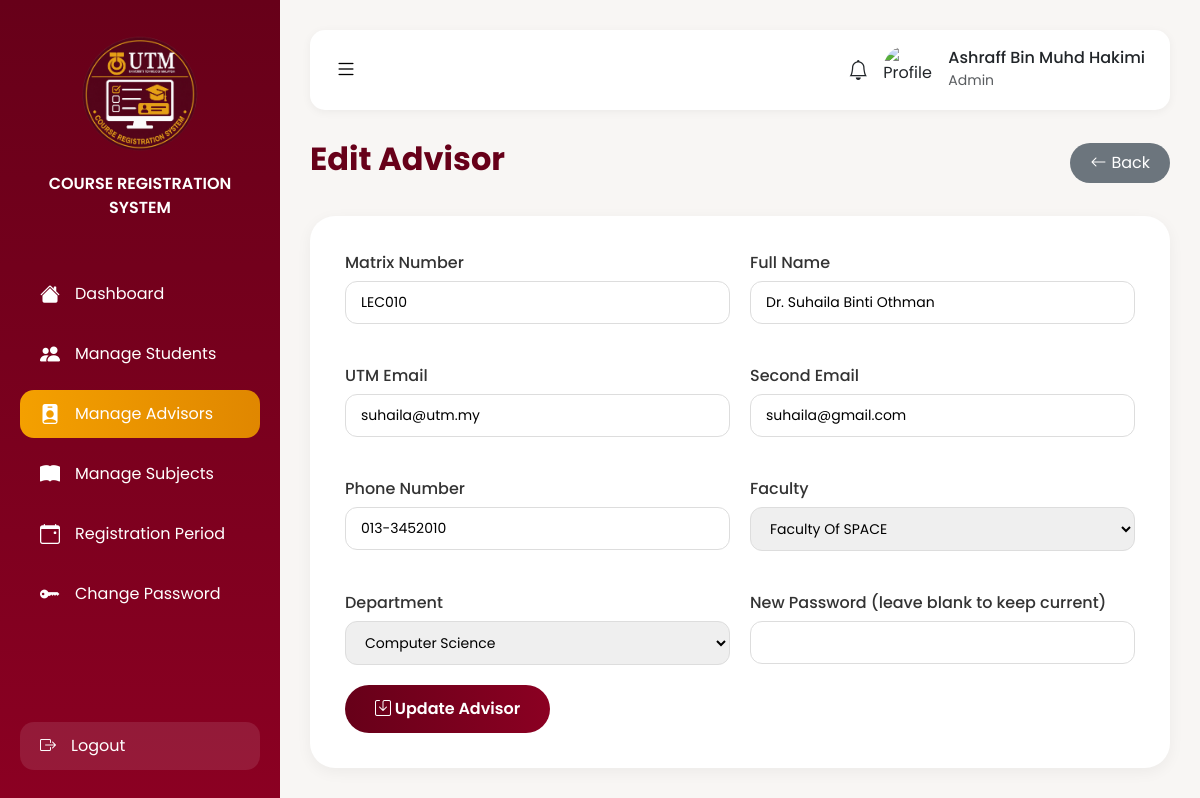
The app's page /admin/edit_advisor.php?id=49 (signed in) with its own data.
### tables this page shows
CREATE TABLE `users` (
  `user_id` int(11) NOT NULL,
  `matrix_number` varchar(100) NOT NULL,
  `user_name` varchar(100) NOT NULL,
  `utm_email` varchar(100) NOT NULL,
  `second_email` varchar(100) NOT NULL,
  `phone` varchar(100) NOT NULL,
  `password` varchar(100) NOT NULL,
  `role` enum('student','advisor','admin') NOT NULL,
  `login_cred` varchar(100) DEFAULT NULL
);

CREATE TABLE `advisor` (
  `user_id` int(11) NOT NULL,
  `advisor_name` varchar(100) NOT NULL,
  `matrix_number` varchar(100) NOT NULL,
  `utm_email` varchar(100) NOT NULL,
  `second_email` varchar(100) NOT NULL,
  `faculty` enum('Faculty Of SPACE','Faculty Of Computer Science','','') NOT NULL,
  `department` enum('Computer Science','Mathematics','Sports Science','Electrical Engineering','Pengajian Islam') NOT NULL
);

### admin/edit_advisor.php (the view, shortened to what this page needs)
<?php
require_once '../db_connect.php';
$admin_name = 'Admin';
$stmt = $conn->prepare("SELECT user_name FROM users WHERE user_id = ?");
$stmt->bind_param("i", $_SESSION['user_id']);
$stmt->execute();
$result = $stmt->get_result();
if ($row = $result->fetch_assoc()) {
    $admin_name = $row['user_name'];
}
$advisor_id = intval($_GET['id']);
$stmt = $conn->prepare("
    SELECT u.user_id, u.matrix_number, u.user_name, u.utm_email, u.second_email, u.phone,
           a.faculty, a.department
    FROM users u
    LEFT JOIN advisor a ON u.user_id = a.user_id
    WHERE u.user_id = ? AND u.role = 'advisor'
");
$stmt->bind_param("i", $advisor_id);
$stmt->execute();
$result = $stmt->get_result();
$advisor = $result->fetch_assoc();
?>
<!DOCTYPE html>
<html lang="en">
<head>
    <link href="https://cdn.jsdelivr.net/npm/bootstrap@5.3.0/dist/css/bootstrap.min.css" rel="stylesheet">
    <link rel="stylesheet" href="https://cdn.jsdelivr.net/npm/bootstrap-icons@1.11.3/font/bootstrap-icons.min.css">
</head>
<body>
<div class="sidebar">
    <div class="logo"><img src="../images/utmlogo.png" alt="UTM Logo"><div class="system-title">COURSE REGISTRATION SYSTEM</div></div>
    <div class="menu">
        <a href="admin_dashboard.php"><i class="bi bi-house-fill"></i> Dashboard</a>
        <a href="manage_students.php"><i class="bi bi-people-fill"></i> Manage Students</a>
        <a href="manage_advisors.php" class="active"><i class="bi bi-person-badge-fill"></i> Manage Advisors</a>
        <a href="manage_subjects.php"><i class="bi bi-book-fill"></i> Manage Subjects</a>
        <a href="manage_registration_period.php"><i class="bi bi-calendar-event"></i> Registration Period</a>
        <a href="admin_changepassword.php"><i class="bi bi-key-fill"></i> Change Password</a>
    </div>
    <div class="logout"><a href="../index.html"><i class="bi bi-box-arrow-right"></i> Logout</a></div>
</div>
<div class="main-content">
    <div class="topbar">
        <button class="toggle-btn" onclick="toggleSidebar()"><i class="bi bi-list"></i></button>
        <div class="profile-box" onclick="location.href='profile.php'">
            <i class="bi bi-bell fs-5"></i>
            <img src="https://cdn-icons-png.flaticon.com/512/3135/3135715.png" alt="Profile">
            <div><h6 class="mb-0"><?php echo htmlspecialchars($admin_name); ?></h6><small class="text-muted">Admin</small></div>
        </div>
    </div>
    <div class="page-header">
        <h2>Edit Advisor</h2>
        <a href="manage_advisors.php" class="btn-cancel"><i class="bi bi-arrow-left"></i> Back</a>
    </div>
    <div class="form-card">
        <form method="POST">
            <div class="row-custom">
                <div class="form-group"><label>Matrix Number</label><input type="text" name="matrix" value="<?php echo htmlspecialchars($advisor['matrix_number']); ?>" required></div>
                <div class="form-group"><label>Full Name</label><input type="text" name="name" value="<?php echo htmlspecialchars($advisor['user_name']); ?>" required></div>
                <div class="form-group"><label>UTM Email</label><input type="email" name="utm_email" value="<?php echo htmlspecialchars($advisor['utm_email']); ?>" required></div>
                <div class="form-group"><label>Second Email</label><input type="email" name="second_email" value="<?php echo htmlspecialchars($advisor['second_email']); ?>"></div>
                <div class="form-group"><label>Phone Number</label><input type="text" name="phone" value="<?php echo htmlspecialchars($advisor['phone']); ?>" required></div>
                <div class="form-group"><label>Faculty</label>
                    <select name="faculty" required>
                        <option value="Faculty Of SPACE" <?php echo $advisor['faculty'] == 'Faculty Of SPACE' ? 'selected' : ''; ?>>Faculty Of SPACE</option>
                    </select>
                </div>
                <div class="form-group"><label>Department</label>
                    <select name="department" required>
                        <option value="Computer Science" <?php echo $advisor['department'] == 'Computer Science' ? 'selected' : ''; ?>>Computer Science</option>
                    </select>
                </div>
                <div class="form-group"><label>New Password (leave blank to keep current)</label><input type="password" name="password"></div>
            </div>
            <button type="submit" class="btn-submit"><i class="bi bi-save"></i> Update Advisor</button>
        </form>
    </div>
</div>
</body>
</html>

### admin/edit_advisor.php (style rules this page uses)
* { margin: 0; padding: 0; box-sizing: border-box; font-family: 'Poppins', sans-serif; }
body { background: #f8f6f4; overflow-x: hidden; }
.sidebar { width: 280px; height: 100vh; background: linear-gradient(to bottom, #670019, #8b0022); position: fixed; padding: 30px 20px; color: white; transition: transform 0.3s ease; z-index: 1000; }
.logo { text-align: center; margin-bottom: 50px; }
.logo img { width: 130px; }
.system-title { color: white; font-size: 16px; font-weight: 600; margin-top: 12px; }
.menu a { display: flex; align-items: center; gap: 15px; text-decoration: none; color: white; padding: 9px 20px; border-radius: 14px; margin-bottom: 12px; transition: 0.3s; font-size: 16px; }
.menu a:hover, .menu .active { background: linear-gradient(to right, #f4a000, #e08700); }
.menu i { font-size: 20px; }
.logout { position: absolute; bottom: 30px; width: calc(100% - 40px); left: 20px; }
.logout a { display: flex; align-items: center; gap: 15px; text-decoration: none; color: white; padding: 12px 20px; border-radius: 14px; background: rgba(255,255,255,0.1); }
.main-content { margin-left: 280px; padding: 30px; transition: margin-left 0.3s ease; }
.topbar { display: flex; justify-content: space-between; align-items: center; margin-bottom: 30px; background: white; padding: 15px 25px; border-radius: 15px; box-shadow: 0 2px 10px rgba(0,0,0,0.05); }
.toggle-btn { background: none; border: none; font-size: 22px; cursor: pointer; }
.profile-box { display: flex; align-items: center; gap: 15px; cursor: pointer; }
.profile-box img { width: 50px; height: 50px; border-radius: 50%; }
.page-header { display: flex; justify-content: space-between; align-items: center; margin-bottom: 30px; }
.page-header h2 { color: #670019; font-weight: 700; }
.btn-cancel { background: #6c757d; color: white; padding: 8px 20px; border-radius: 25px; text-decoration: none; display: inline-flex; align-items: center; gap: 5px; }
.form-card { background: white; border-radius: 25px; padding: 35px; box-shadow: 0 4px 15px rgba(0,0,0,0.05); max-width: 3000px; }
.form-group { margin-bottom: 20px; }
.form-group label { display: block; margin-bottom: 6px; font-weight: 500; color: #333; }
.form-group input, .form-group select { width: 100%; padding: 10px 15px; border: 1px solid #ddd; border-radius: 12px; font-size: 14px; }
.row-custom { display: grid; grid-template-columns: 1fr 1fr; gap: 20px; }
.btn-submit { background: linear-gradient(to right, #670019, #8b0022); color: white; border: none; padding: 12px 30px; border-radius: 25px; font-weight: 600; cursor: pointer; transition: 0.3s; }

### records on screen
users: user_name "Ashraff Bin Muhd Hakimi"
users: matrix "LEC010", name "Dr. Suhaila Binti Othman", utm_email "suhaila@utm.my", second_email "suhaila@gmail.com", phone "013-3452010"
advisor: faculty "Faculty Of SPACE", department "Computer Science"
